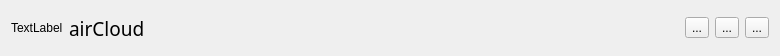
<?xml version="1.0" encoding="UTF-8"?>
<ui version="4.0">
 <class>TitleWidget</class>
 <widget class="QWidget" name="TitleWidget">
  <property name="geometry">
   <rect>
    <x>0</x>
    <y>0</y>
    <width>780</width>
    <height>56</height>
   </rect>
  </property>
  <property name="windowTitle">
   <string>Form</string>
  </property>
  <layout class="QHBoxLayout" name="horizontalLayout">
   <item>
    <widget class="QLabel" name="logo">
     <property name="text">
      <string>TextLabel</string>
     </property>
    </widget>
   </item>
   <item>
    <widget class="QLabel" name="name">
     <property name="font">
      <font>
       <family>微软雅黑 Light</family>
       <pointsize>14</pointsize>
       <italic>false</italic>
       <underline>false</underline>
      </font>
     </property>
     <property name="text">
      <string>airCloud</string>
     </property>
    </widget>
   </item>
   <item>
    <spacer name="horizontalSpacer">
     <property name="orientation">
      <enum>Qt::Horizontal</enum>
     </property>
     <property name="sizeHint" stdset="0">
      <size>
       <width>485</width>
       <height>20</height>
      </size>
     </property>
    </spacer>
   </item>
   <item>
    <widget class="QToolButton" name="set">
     <property name="text">
      <string>...</string>
     </property>
     <property name="icon">
      <iconset resource="../qsrc.qrc">
       <normaloff>:/image2/login_setting.png</normaloff>:/image2/login_setting.png</iconset>
     </property>
     <property name="iconSize">
      <size>
       <width>32</width>
       <height>20</height>
      </size>
     </property>
    </widget>
   </item>
   <item>
    <widget class="QToolButton" name="minimum">
     <property name="text">
      <string>...</string>
     </property>
     <property name="icon">
      <iconset resource="../qsrc.qrc">
       <normaloff>:/image2/login_min.png</normaloff>:/image2/login_min.png</iconset>
     </property>
     <property name="iconSize">
      <size>
       <width>32</width>
       <height>20</height>
      </size>
     </property>
    </widget>
   </item>
   <item>
    <widget class="QToolButton" name="close">
     <property name="text">
      <string>...</string>
     </property>
     <property name="icon">
      <iconset resource="../qsrc.qrc">
       <normaloff>:/image2/login_close.png</normaloff>:/image2/login_close.png</iconset>
     </property>
     <property name="iconSize">
      <size>
       <width>32</width>
       <height>20</height>
      </size>
     </property>
    </widget>
   </item>
  </layout>
 </widget>
 <resources>
  <include location="../qsrc.qrc"/>
 </resources>
 <connections/>
</ui>
